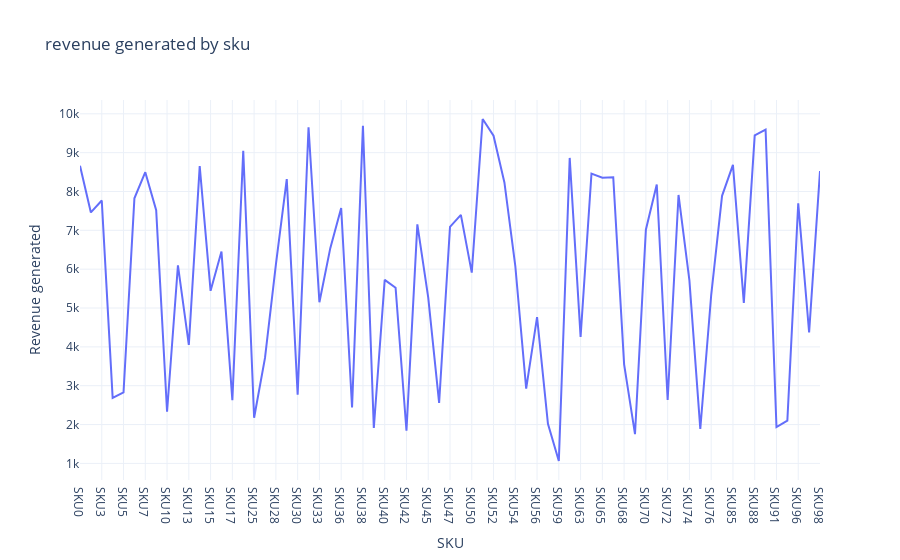

The notebook cell this image was saved under:
### Code cell
revenue_chart = px.line(data, x='SKU',y='Revenue generated',title='revenue generated by sku')


revenue_chart.show()

### Figure 1 — Plotly figure (JSON) as saved in the notebook; plotly's stock layout.template omitted (floating-point values rounded to 4 significant figures)
{"data": [{"hovertemplate": "SKU=%{x}<br>Revenue generated=%{y}<extra></extra>", "legendgroup": "", "line": {"color": "#636efa", "dash": "solid"}, "marker": {"symbol": "circle"}, "mode": "lines", "name": "", "orientation": "v", "showlegend": false, "type": "scatter", "x": ["SKU0", "SKU1", "SKU3", "SKU4", "SKU5", "SKU6", "SKU7", "SKU8", "SKU10", "SKU11", "SKU13", "SKU14", "SKU15", "SKU16", "SKU17", "SKU24", "SKU25", "SKU26", "SKU28", "SKU29", "SKU30", "SKU31", "SKU33", "SKU35", "SKU36", "SKU37", "SKU38", "SKU39", "SKU40", "SKU41", "SKU42", "SKU44", "SKU45", "SKU46", "SKU47", "SKU48", "SKU50", "SKU51", "SKU52", "SKU53", "SKU54", "SKU55", "SKU56", "SKU58", "SKU59", "SKU60", "SKU63", "SKU64", "SKU65", "SKU66", "SKU68", "SKU69", "SKU70", "SKU71", "SKU72", "SKU73", "SKU74", "SKU75", "SKU76", "SKU79", "SKU85", "SKU87", "SKU88", "SKU90", "SKU91", "SKU92", "SKU96", "SKU97", "SKU98"], "xaxis": "x", "y": [8662.0, 7461.0, 7767.0, 2687.0, 2828.0, 7823.0, 8496.0, 7517.0, 2331.0, 6100.0, 4053.0, 8654.0, 5442.0, 6454.0, 2629.0, 9049.0, 2175.0, 3716.0, 6117.0, 8319.0, 2766.0, 9655.0, 5150.0, 6541.0, 7573.0, 2438.0, 9692.0, 1912.0, 5725.0, 5521.0, 1840.0, 7152.0, 5268.0, 2557.0, 7089.0, 7397.0, 5911.0, 9866.0, 9436.0, 8232.0, 6088.0, 2926.0, 4767.0, 2021.0, 1062.0, 8864.0, 4257.0, 8459.0, 8355.0, 8368.0, 3550.0, 1752.0, 7015.0, 8180.0, 2633.0, 7911.0, 5710.0, 1889.0, 5328.0, 7889.0, 8685.0, 5134.0, 9445.0, 9593.0, 1935.0, 2100.0, 7698.0, 4371.0, 8526.0], "yaxis": "y"}], "layout": {"autosize": true, "legend": {"tracegroupgap": 0}, "title": {"text": "revenue generated by sku"}, "xaxis": {"anchor": "y", "autorange": true, "domain": [0, 1], "range": [0, 68], "title": {"text": "SKU"}, "type": "category"}, "yaxis": {"anchor": "x", "autorange": true, "domain": [0, 1], "range": [572.5, 10360.0], "title": {"text": "Revenue generated"}, "type": "linear"}}}
